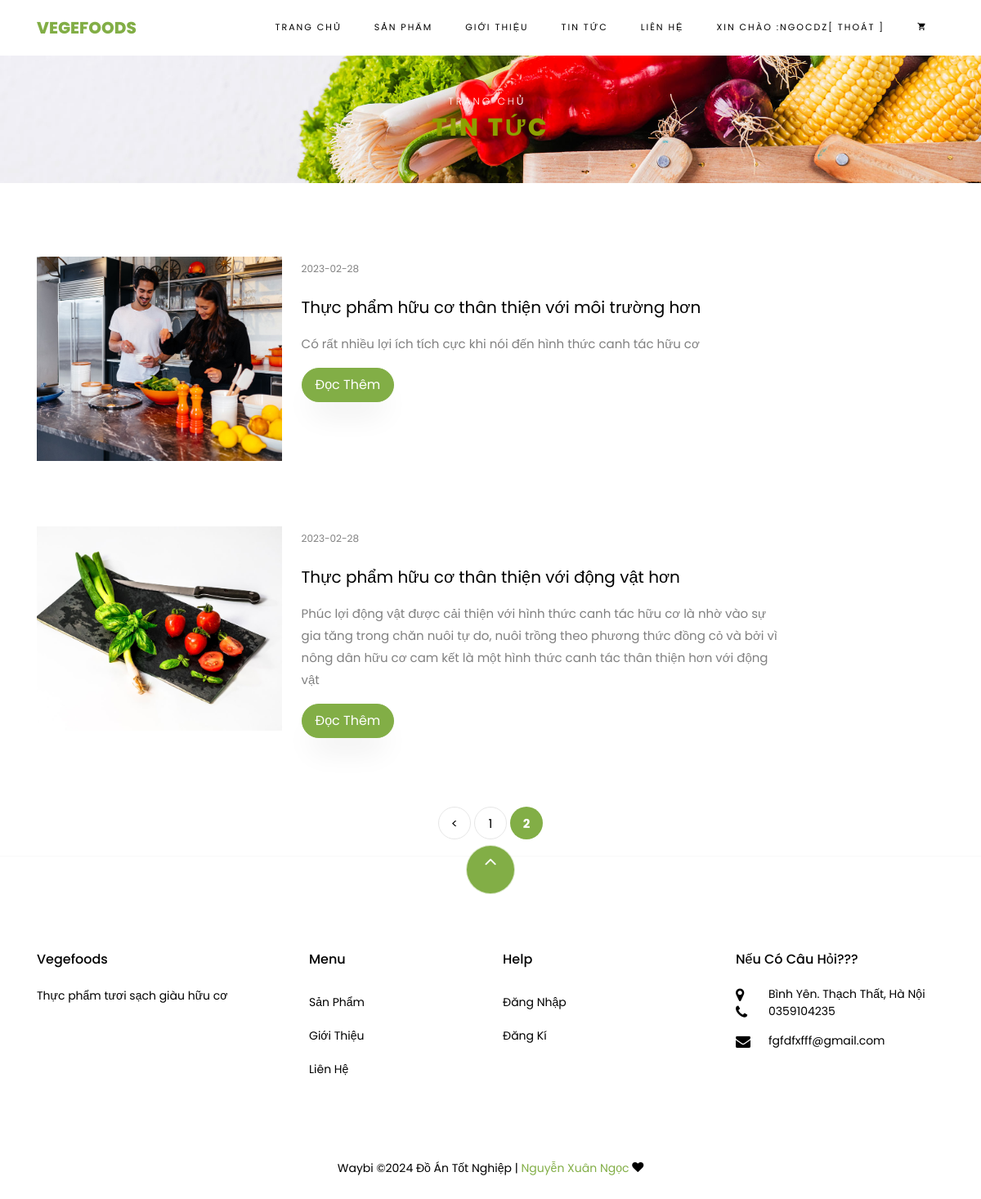
The app's page /?rq=tt&trang=2 (signed in) with its own data.
### tables this page shows
CREATE TABLE `tintuc` (
  `id` int(11) NOT NULL,
  `tieude` varchar(200) NOT NULL,
  `mota` longtext NOT NULL,
  `chitietmota` longtext NOT NULL,
  `ngaydang` date NOT NULL DEFAULT current_timestamp(),
  `anhtt` varchar(100) NOT NULL
);

### views/tintuc.php (the view, shortened to what this page needs)
<?php
$trang = 1;
if(isset($_GET['trang'])){
$trang = $_GET['trang'];
}
$tt1trang = 2 ;
$from = ($trang-1)*$tt1trang;
$tongtintuc = $connect->query("select*from tintuc");
$tongtrang  = ceil(mysqli_num_rows($tongtintuc)/$tt1trang);
$tintuc=$connect->query("select*from tintuc limit $from, $tt1trang");
?>
<section class="ftco-section ftco-degree-bg">
	<div class="container">
		<div class="row">
			<div class="col-lg-10 col-md-10 ftco-animate">
				<div class="row">
					<?php foreach ($tintuc as $value) { ?>
						<div class="col-md-12 d-flex ftco-animate">
							<div class="blog-entry align-self-stretch d-md-flex">
								<a href="?rq=cttt&id=<?=$value['id']?>" class="block-20" style="background-image: url('images/<?=$value['anhtt']?>');">
								</a>
								<div class="text d-block pl-md-4">
									<div class="meta mb-3">
										<div><a href="#"></a><?=$value['ngaydang']?></div>
									</div>
									<h3 class="heading"><a href="?rq=cttt&id=<?=$value['id']?>"><?=$value['tieude']?></a></h3>
									<p><?=$value['mota']?></p>
									<p><a href="?rq=cttt&id=<?=$value['id']?>" class="btn btn-primary py-2 px-3">Đọc Thêm</a></p>
								</div>
							</div>
						</div>
					<?php   } ?>
				</div>
			</div>
		</div>
	</div>
</section>
<div class="row mt-2 mb-3">
	<div class="col text-center">
		<div class="block-27">
			<ul>
				<?php if($trang>1){
					$prev =$trang-1;
					?>
					<li><a href="?rq=tt&trang=<?=$prev?>">&lt;</a></li>
				<?php  }?>
				<?php for($i=1;$i<=$tongtrang;$i++){ ?>
					<?php if ($i==$trang) { ?>
						<li class="active"><span ><strong><?=$i?></strong></span></li>
					<?php }else { ?>
						<?php if ($i > $trang-3 && $i<$trang+3) { ?>
							<li><a href="?rq=tt&trang=<?=$i?>"><?=$i?></a></li>
						<?php } ?>
					<?php } ?>
				<?php } ?>
			</ul>
		</div>
	</div>
</div>

### records on screen
tintuc: anhtt (picture), ngaydang "2023-02-28", tieude "Thực phẩm hữu cơ thân thiện với môi trường hơn", mota "Có rất nhiều lợi ích tích cực khi nói đến hình thức canh tác hữu cơ"
tintuc: anhtt (picture), ngaydang "2023-02-28", tieude "Thực phẩm hữu cơ thân thiện với động vật hơn", mota "Phúc lợi động vật được cải thiện với hình thức canh tác hữu cơ là nhờ vào sự gia tăng trong chăn nuôi tự do, nuôi trồng theo phương thức đồng cỏ và bởi vì nông dân hữu cơ cam kết là một hình thức canh tác thân thiện hơn với động vật"

### other values on screen
$_SESSION['khachhang'] "NGOCDZ"
